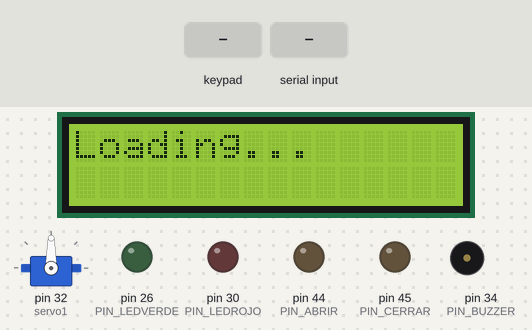
Recording of a sketch running on a simulated Arduino Mega 2560, built with avr-gcc and run on an emulated ATmega2560. On the bench: servo, 16×2 character LCD, output pins drawn as LEDs (lit = HIGH), buzzer (waves = sounding, pin HIGH). The inputs (shaded band) are chosen by the test bench. EEPROM starts erased; pins used as bus, display or sensor lines are not drawn; what the sketch prints to the serial monitor is not drawn.

Above: at 5.7 s.
7.4 s: keypad keys 9 6 3 2 # pressed 0.4 s apart
At 10.9 s:
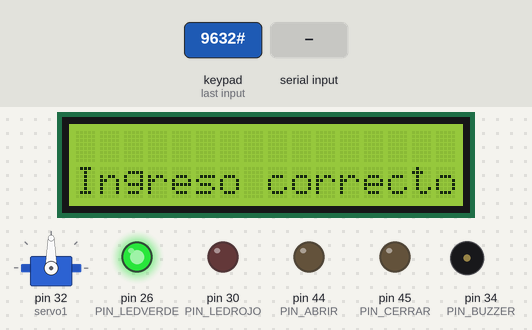
11.9 s: key '#' pressed
At 13.3 s:
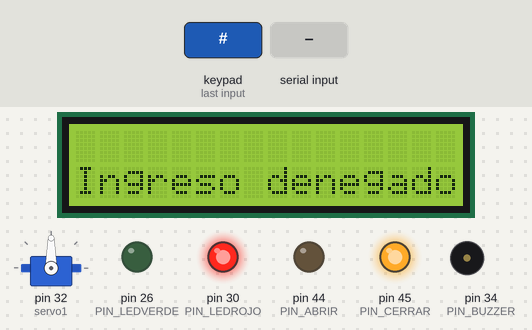
14.9 s: "1" received over Serial
At 15.7 s:
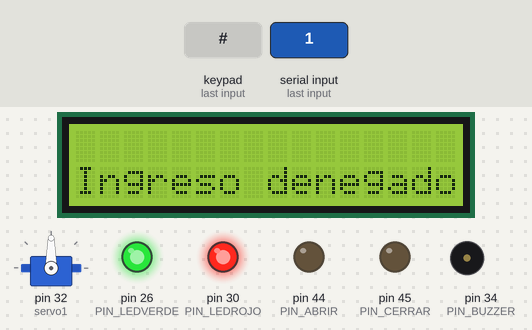
16.4 s: "&" received over Serial
At 18.8 s:
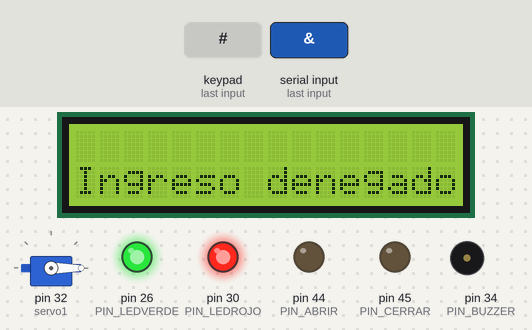
Timing chart, 0 to 19.9 s (numbered marks = the images above; inputs shaded):
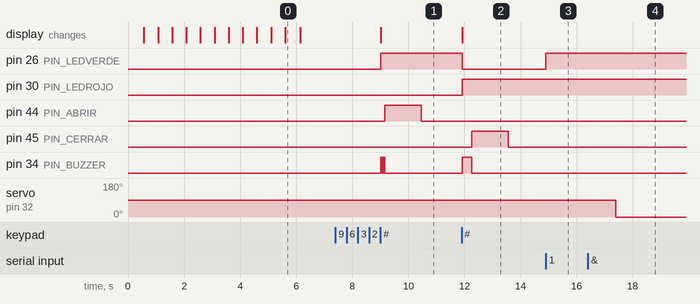

Measured:
- after the input at 7.4 s, pin 26 (PIN_LEDVERDE): LOW → HIGH after 1.6 s; pin 44 (PIN_ABRIR): LOW → HIGH after 1.8 s, → LOW 1.3 s later; pin 34 (PIN_BUZZER): alternates HIGH for 0.05 s and LOW for 0.05 s, 4 changes in all, then stays LOW, starting after 1.6 s; the display: changes after 1.6 s (image 1)
- after the input at 11.9 s, pin 26 (PIN_LEDVERDE): HIGH → LOW at once; pin 30 (PIN_LEDROJO): LOW → HIGH at once; pin 45 (PIN_CERRAR): LOW → HIGH after 0.36 s, → LOW 1.3 s later; pin 34 (PIN_BUZZER): LOW → HIGH at once, → LOW 0.35 s later; the display: changes at once (image 2)
- after the input at 14.9 s, pin 26 (PIN_LEDVERDE): LOW → HIGH at once
- after the input at 16.4 s, servo on pin 32 (servo1): 90° → 0° after 1.0 s
- what the display in image 0 shows lasts 0.5 s, from 5.6 s to 6.1 s

The sketch:

PROYECTODIGITALES_V1.1_SNAPSHOT.ino
```cpp
#include <Keypad.h>
#include <Servo.h>
#include <EEPROM.h>
#include <LiquidCrystal.h>
//CONFIGURANDO KEYPAD
const byte filas = 4; //4 FILAS
const byte columnas = 3; //4 COLUMNAS
//define the cymbols on the buttons of the keypads
char hexaKeys[filas][columnas] = {
  {'1', '2', '3'},
  {'4', '5', '6'},
  {'7', '8', '9'},
  {'*', '0', '#'}
};
byte rowPins[filas] = {33, 35, 37, 39}; //PINES CORRESPONDIENTES A FILAS
byte colPins[columnas] = {27, 29, 31};    //PINES CORRESPONDIENTES A COLUMNASo the column pinouts of the keypad
//INSTACIANDO OBJETO Keypad
Keypad customKeypad = Keypad( makeKeymap(hexaKeys), rowPins, colPins, filas, columnas);

//INSTANCIANDO OBJETO SERVO
Servo servo1;

//ESTRUCTURA DE DATOS DE USUARIO
struct User {
  int pass;
  String name;
};
//INICIALIZANDO PINES DE LCD
const int rs = 12, en = 11, d4 = 5, d5 = 4, d6 = 3, d7 = 2;
LiquidCrystal lcd(rs, en, d4, d5, d6, d7);

//ASIGNANDO VALORES DE PINES
int PIN_BLUETOOTHVCC = 40,
    PIN_PULSADOR = 24,
    PIN_LEDVERDE = 26,
    PIN_LEDROJO = 30,
    PIN_ABRIR = 44,
    PIN_CERRAR = 45,
    PIN_BUZZER = 34,
    INTENTOS = 0,
    GRADOS;
char clave, customKey;
String texto, pass, usuario;
boolean abierto;
User usuario1;

User x;


void setup() {

  //INICIAR COMUNICACION SERIAL
  Serial.begin(9600);
  //SERVO
  servo1.attach(32, 500, 2400);
  //LCD
  lcd.begin(16, 2);
  loading();

  //PINES KAWAII
  pinMode(PIN_BLUETOOTHVCC, OUTPUT);
  pinMode(PIN_PULSADOR, INPUT);
  pinMode(PIN_LEDVERDE, OUTPUT);
  pinMode(PIN_LEDROJO, OUTPUT);
  pinMode(PIN_ABRIR, OUTPUT);
  pinMode(PIN_CERRAR, OUTPUT);
  pinMode(PIN_BUZZER, OUTPUT);

  //ENCENDER MODULO HC-05
  digitalWrite(PIN_BLUETOOTHVCC, HIGH);

  abierto = false;

  //AGREGANDO DATOS A EEPROM
  setUsuario();
  //getEEPROM();
  Serial.println(INTENTOS);
  if (INTENTOS > 2 ) {
    bloquear();

  }
}

void loop() {
  lcd.setCursor(0, 1);
  customKey = customKeypad.getKey();
  if (customKey) {
    Serial.println(customKey);
    cadena(2);
    abrir(texto);

  }

  if (Serial.available()) {
    clave = Serial.read();


    if ( clave == '1' ) {

      digitalWrite(PIN_LEDVERDE, HIGH);

    } else if (clave == '0') {
      digitalWrite(PIN_LEDVERDE, LOW);
    }


    if (clave == '@') {
      cadena(1);
      delay(500);
      abrir(texto);

    }

    if (clave == '$') {
      cadena(1);
      lcd.print(texto);


    }

    if (clave == '&') {
      servo();

    }

  }

}

//METODO QUE PARA FORMAR CADENAS DE TEXTO
void cadena(int opcion) {
  texto = "";
  pass = "";

  switch (opcion) {
    case 1 :

      char c;
      delay(30);
      while (Serial.available())
      {
        c = Serial.read();  //Lee el dato entrante y lo almacena en una variable tipo char
        if (c != '*') {
          texto += c;            //Crea una cadena tipo String con los datos entrates

        } else {
          pass += c;
        }


      }

      if (texto.length() > 0) {  //Se verifica que la cadena tipo String tenga un largo mayor a cero
        Serial.println(texto);
        Serial.println(pass);

      }
      break;

    case 2:
      while (customKey != '#') {

        if (customKey != NULL) {
          texto += customKey;
          Serial.println(customKey);
        }
        customKey = customKeypad.getKey();
      }
      if (texto.length() > 0) {  //Se verifica que la cadena tipo String tenga un largo mayor a cero
        Serial.println("test");
        Serial.println(texto);
      }
      break;


  }

}


//ESTE METODO ESCRIBE DATOS EN LA EEPROM
void setUsuario() {
  usuario1.pass = 1234;
  usuario1.name = "9632";
  EEPROM.put(0, usuario1);
  EEPROM.get(0, x);
  Serial.println(x.pass);
  Serial.println(x.name);
  Serial.print("EEPROM length: ");
  Serial.println(EEPROM.length());
}
int direccion = sizeof(User);
void setEEPROM(int intentos) {
  Serial.print("EEPROM direccion: ");
  Serial.print(direccion);
  intentos = INTENTOS;
  EEPROM.put(direccion, intentos);
}

void getEEPROM() {
  EEPROM.get(direccion, INTENTOS);
}

//ESTE METODO VERIFICA LOS DATOS INGRESADOS PARA ABRIR LA CERRADURA
void abrir(String password) {

  usuario = x.name;
  Serial.println(texto.length());
  Serial.println(usuario.length());
  Serial.println(password.equals(usuario));

  if (password.equals(usuario)) {


    if (abierto == false) {
      INTENTOS=0;
      abierto = true;
      Serial.println("abrir");
      Serial.println("Ingreso correcto");
      lcd.print("Ingreso correcto!");
      digitalWrite(PIN_LEDROJO, LOW);
      digitalWrite(PIN_LEDVERDE, HIGH);

      digitalWrite(PIN_BUZZER, HIGH);
      delay(50);
      digitalWrite(PIN_BUZZER, LOW);
      delay(50);
      digitalWrite(PIN_BUZZER, HIGH);
      delay(50);
      digitalWrite(PIN_BUZZER, LOW);
      digitalWrite(PIN_ABRIR, HIGH);
      Serial.println(digitalRead(PIN_ABRIR));
      delay(1300);
      digitalWrite(PIN_ABRIR, LOW);
      Serial.println(digitalRead(PIN_ABRIR));
      Serial.println(" ");

    }


  } else {

    if (INTENTOS < 3) {
      INTENTOS++;
      lcd.print("Ingreso denegado!");

      digitalWrite(PIN_LEDVERDE, LOW);
      digitalWrite(PIN_LEDROJO, HIGH);


      digitalWrite(PIN_BUZZER, HIGH);
      delay(350);
      digitalWrite(PIN_BUZZER, LOW);

      if (abierto == true) {
        abierto = false;
        Serial.println("cerrar");
        digitalWrite(PIN_CERRAR, HIGH);
        Serial.println(digitalRead(PIN_CERRAR));
        Serial.println(digitalRead(PIN_ABRIR));
        delay(1300);
        digitalWrite(PIN_CERRAR, LOW);
        Serial.println(digitalRead(PIN_CERRAR));
        Serial.println(" ");

      }
    } else {
      //setEEPROM(INTENTOS);
      bloquear();

    }


  }

}

void bloquear() {
  digitalWrite(PIN_CERRAR, HIGH);
  delay(1300);
  digitalWrite(PIN_CERRAR, LOW);
  lcd.clear();
  lcd.setCursor(4, 0);
  lcd.print("CERRADURA");
  lcd.setCursor(4, 1);
  lcd.print("BLOQUEADA!");
  digitalWrite(PIN_LEDVERDE, LOW);
  while (true) {

    digitalWrite(PIN_LEDROJO, HIGH);
    delay(250);
    digitalWrite(PIN_LEDROJO, LOW);
    digitalWrite(PIN_BUZZER, HIGH);
    delay(250);
    digitalWrite(PIN_BUZZER, LOW);

  }

}

void loading() {
  String punto;
  for (int i = 0; i < 3; i++) {
    for (int j = 0; j < 4; j++) {
      lcd.print("Loading");
      lcd.print(punto);
      punto += ".";
      delay(500);
      lcd.clear();
    }
    punto = "";
    lcd.clear();
  }

}

void servo() {
  GRADOS = Serial.parseInt();

  if (GRADOS >= 0) {
    servo1.write(GRADOS);

  }
  delay(1000);

}
```
